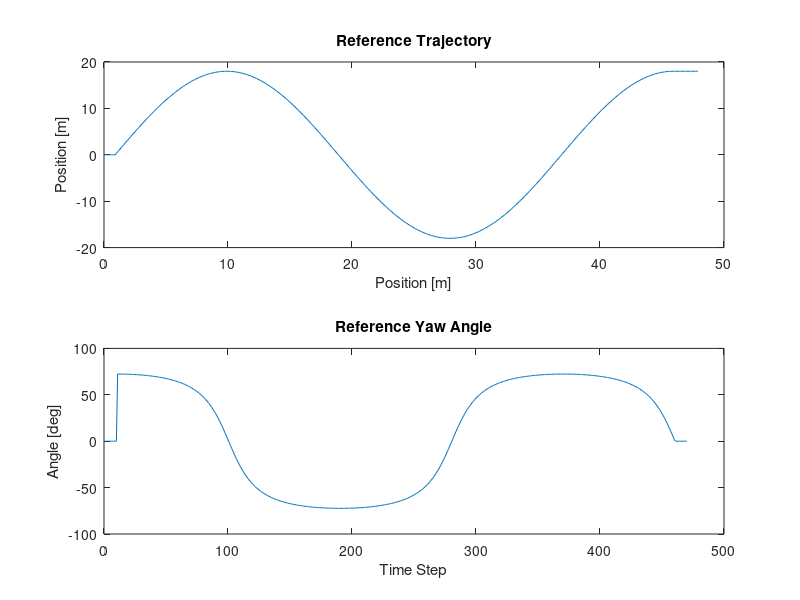

Write MATLAB code to recreate this figure. (Note: this script raises an error after producing the figure.)
%%% Circle
%x=cosd(1:360)*9+9;
%y=sind(1:360)*9;
%trajectory_angle=(1:360)/360*2*pi;

%%% SKIDPAD
%y= [0:0.1:9, cosd((1:360)-90)*9+9];
%x= [zeros(1,91),sind((1:360)-90)*9+9];
%trajectory_angle = [ones(1,91)*pi,(1:360)/360*2*pi];


%%% 90 deg turn
%y= [(1:200), ones(1,200)*200];
%x= [zeros(1,200),(1:200)];
%trajectory_angle = [ones(1,200)*1/2*pi, zeros(1, 200)];

%%% Sinosiod Movement
x = (0:0.1:47.9);
y = [zeros(1, 10), sind(1:360)*18, sind(1:90)*18, ones(1, 20)*18];

for t = 2:480
    deltax(t) = x(t)-x(t-1);
    deltay(t) = y(t)-y(t-1);
    theta_rad(t) = atan2(deltay(t), deltax(t));
end

figure(1)
%title('Sinosoid Reference')
subplot(2,1,1)
plot(x, y)
title('Reference Trajectory')
ylabel('Position [m]')
xlabel('Position [m]')
subplot(2,1,2)
plot(theta_rad(1, 1:470)*180/pi)
title('Reference Yaw Angle')
ylabel('Angle [deg]')
xlabel('Time Step')





%%% Circle
%figure(1)
%subplot(2,1,1)
%plot(x, y)
%title('Reference Trajectory')
%ylabel('Position [m]')
%xlabel('Position [m]')
%subplot(2,1,2)
%plot(theta_rad(1, 1:470)*180/pi)
%title('Reference Yaw Angle')
%ylabel('Angle [deg]')
%xlabel('Time Step')
%%
%subplot(3, 1, 3)
plot(position(:, 1)/15.5031, position(:, 2  ))
hold on
plot(x, y)
title('Comparison of Reference and model output (Hu = 3, Hp = 10)')
xlabel('Position [m]')
ylabel('Position [m]')
legend('Model Output', 'Reference')
hold off
    